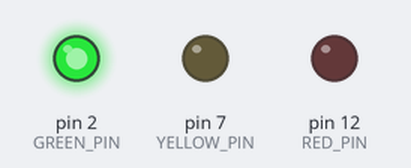
The sketch below on a simulated Arduino Uno, built with avr-gcc and run on an emulated ATmega328P. Shown: output pins drawn as LEDs (lit = HIGH).

Above: at 5.0 s.
At 14.7 s:
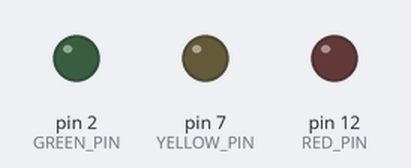
At 25.0 s:
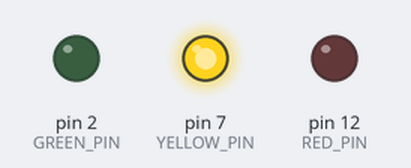
At 45.0 s:
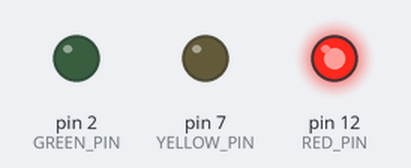
Timing chart, 0 to 57.5 s (numbered marks = the images above):
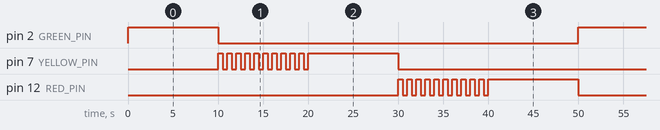

Measured:
- by itself, pin 2 (GREEN_PIN): alternates HIGH for 10.0 s and LOW for 40.0 s
- by itself, pin 7 (YELLOW_PIN): moves between LOW and HIGH, repeating every 50.0 s
- by itself, pin 12 (RED_PIN): goes 10 × (HIGH 0.50 s, LOW 0.50 s), HIGH 10.0 s, LOW 30.0 s, 10 × (HIGH 0.50 s, LOW 0.50 s), HIGH 10.0 s, then LOW

The sketch:

Sinaleira.ino
```cpp
//Definindo os pinos da placa Arduino pra cada cor de led
#define RED_PIN 12
#define YELLOW_PIN 7
#define GREEN_PIN 2
//Definindo o tempo que cada cor de luz fica ligada
#define LIGHT_TIME 10000
//Definindo o número de vezes que pisca
#define BLINKING 10
//Definindo o tempo para a piscada da luz
#define BLINK_TIME 500

/*
Função para ligar e apagar a luz
*/
void lightUPAndDOWN(int pin, int time){
    digitalWrite(pin, HIGH);
    delay(time);
    digitalWrite(pin, LOW);
}
/*
Função para fazer luz piscar
*/
void blink(int pin){
    for(int i = 0; i < BLINKING; i++){
        lightUPAndDOWN(pin, BLINK_TIME);
        delay(BLINK_TIME);
    }
}
/*
Função que acende luz amarela e vermelha
*/
void lightUPYEllowAndRed(int pin){
    blink(pin);
    lightUPAndDOWN(pin, LIGHT_TIME);
}
void setup(){
    pinMode(RED_PIN, OUTPUT);
    pinMode(YELLOW_PIN, OUTPUT);
    pinMode(GREEN_PIN, OUTPUT);
}

void loop(){
    //Ligando e desligando a luz verde
    lightUPAndDOWN(GREEN_PIN, LIGHT_TIME);
    //Ligando a luz amarela
    lightUPYEllowAndRed(YELLOW_PIN);
    //Ligando a luz vermelha
    lightUPYEllowAndRed(RED_PIN);

}
```
